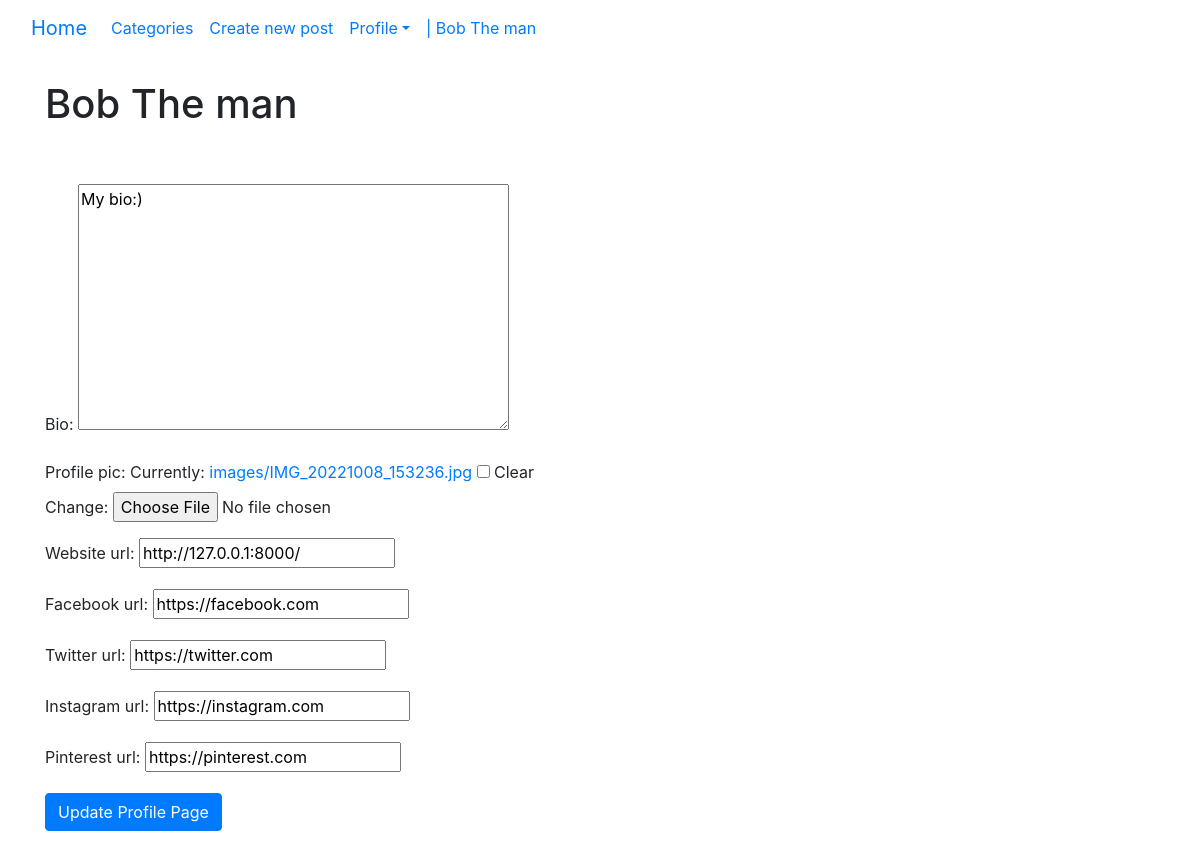
Page /members/1/edit_profile_page/ (signed in) on the committed database.
### theblog/models.py (models this page shows, shortened)
class Profile(models.Model):
    user = models.OneToOneField(User, null=True, on_delete=models.CASCADE)
    bio = models.TextField(blank=True, null=True, )
    profile_pic = models.ImageField(null=True, blank=True, upload_to="images/")
    website_url = models.CharField(max_length=255, blank=True, null=True, )
    facebook_url = models.CharField(max_length=255, blank=True, null=True, )
    twitter_url = models.CharField(max_length=255, blank=True, null=True, )
    instagram_url = models.CharField(max_length=255, blank=True, null=True, )
    pinterest_url = models.CharField(max_length=255, blank=True, null=True, )

### members/views.py (the view)
# urls.py: path('<int:pk>/edit_profile_page/', EditProfilePageView.as_view(), name='edit_profile_page'),
class EditProfilePageView(UpdateView):
    model = Profile
    template_name = 'registration/edit_profile_page.html'
    fields = ['bio', 'profile_pic', 'website_url', 'facebook_url', 'twitter_url', 'instagram_url', 'pinterest_url']
    success_url = reverse_lazy('home')

### members/templates/registration/edit_profile_page.html (shortened to what this page needs)
{% extends 'base.html' %}
{% load static %}
{% block content %}
{% if user.is_authenticated %}
<div class="mb-3">
<h1> {{ user.first_name }} {{ user.last_name }}</h1>
<br><br>
<form method="POST">
    {{ form.as_p }}
    <button class="btn btn-primary">Update Profile Page</button>
{% else %}
<h1> Error (403)</h1>
<h3>Access denied.</h3>
<hr>
<p><strong>Make sure you're logged in and using the right account</strong></p>
{% endif %}
{% endblock %}

### theblog/templates/base.html (shortened to what this page needs)
<!doctype html>
<html lang="en">
  <head>
    <link rel="stylesheet" href="https://cdn.jsdelivr.net/npm/bootstrap@4.3.1/dist/css/bootstrap.min.css">
  </head>
  <body>
      <nav class="navbar navbar-expand-lg bg-body-tertiary">
        <div class="container-fluid">
          <a class="navbar-brand" href="{% url 'home' %}">Home</a>
          <div class="collapse navbar-collapse" id="navbarSupportedContent">
            <ul class="navbar-nav me-auto mb-2 mb-lg-0">
              {% if cat_menu %}
              <li class="nav-item dropdown">
                <a class="nav-link dropdown-toggle" data-bs-toggle="dropdown" href="#" role="button" aria-expanded="false">Categories</a>
                <ul class="dropdown-menu">
                  {% for item in cat_menu %}
                  <li><a class="dropdown-item" href="{% url 'category' item|slugify %}">{{ item }}</a></li>
                  {% endfor %}
                </ul>
              </li>
              {% else %}
              <li class="nav-item">
                <a class="nav-link active" aria-current="page" href="{% url 'categories_list' %}">Categories</a>
              </li>
              {% endif %}
              {% if user.is_authenticated %}
              <li class="nav-item">
                <a class="nav-link active" aria-current="page" href="{% url 'add_post' %}">Create new post</a>
              </li>
              <li class="nav-item dropdown">
                <a class="nav-link dropdown-toggle" data-bs-toggle="dropdown" href="#" role="button" aria-expanded="false">Profile</a>
              {% endif %}
              {% if user.is_authenticated and user.profile %}
                <li class="nav-item">
                <a class="nav-link" align="right" href="{% url 'show_profile_page' user.profile.pk %}"> | {{ user.first_name }} {{ user.last_name }}</a>
                </li>
            </ul>
            {% endif %}
          </div>
        </div>
      </nav>
    <br>
    <div class="container">
    {%block content%}
    {% endblock %}
  </body>
</html>

### rows in the picture
Profile: bio "My bio:)", website_url "http://127.0.0.1:8000/", facebook_url "https://facebook.com", twitter_url "https://twitter.com", instagram_url "https://instagram.com", pinterest_url "https://pinterest.com"

### other values in the picture
{{ user.first_name }} "Bob"
{{ user.last_name }} "The man"
